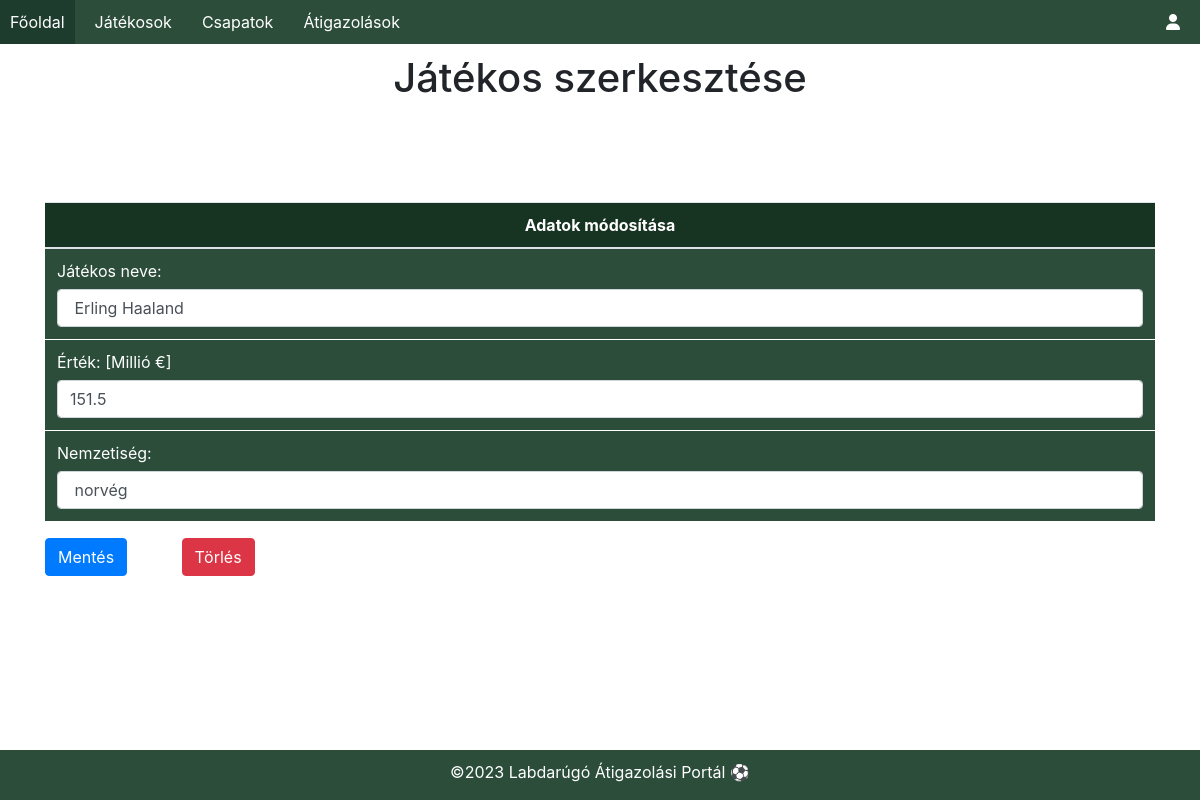
Page /edit_jatekos.php?jatekosid=1 on the committed database.
### tables this page shows
create table jatekos(
    id int primary key auto_increment not NULL,
    nev nvarchar(100),
    ertek float,
    nemzetiseg nvarchar(100)
);

### edit_jatekos.php (the view, shortened to what this page needs)
<?php
$link = getdb();
$jatekosid = (int) $_GET['jatekosid'];
$query = sprintf("SELECT id, nev, ertek, nemzetiseg  FROM jatekos where id = %s", mysqli_real_escape_string($link, $jatekosid))
    or die(mysqli_error($link));
$eredmeny = mysqli_query($link, $query);
$row = mysqli_fetch_array($eredmeny);
?>
<html>
<head>
    <?php include 'head.php' ?>
</head>
<body>
    <div class="container">
        <main>
            <h1>Játékos szerkesztése</h1>
        </main>
        <form method="POST">
            <table class="table">
                <thead>
                    <tr>
                        <th style="text-align:center;">
                            Adatok módosítása
                        </th>
                    </tr>
                </thead>
                <tbody>
                    <tr>
                        <td>
                            <label for="nev">Játékos neve:</label>
                            <input class="form-control" name="nev" id="nev" type="text" value=" <?= $row['nev'] ?>"/>
                        </td>
                    </tr>
                    <tr>
                        <td>
                            <label for="ertek">Érték: [Millió &#8364;]</label>
                            <input class="form-control" name="ertek" id="ertek" type="float"
                                value="<?= $row['ertek'] ?>"/>
                        </td>
                    </tr>
                    <tr>
                        <td>
                            <label for="nemzetiseg">Nemzetiség:</label>
                            <input class="form-control" name="nemzetiseg" id="nemzetiseg" type="text"
                                value=" <?= $row['nemzetiseg'] ?>"/>
                        </td>
                    </tr>
                </tbody>
            </table>
            <input type="submit" class="btn btn-primary" style="margin-right:50px;" name="mentes" id="mentes" value="Mentés"/>
            <input class="btn btn-danger" name="torles" id="torles" type="submit" value="Törlés"/>
        </form>
    </div>
    <footer>
        <p>&#169;2023 Labdarúgó Átigazolási Portál &#9917;</p>
    </footer>
</body>
<html>

### green_style.css (style rules this page uses)
main { text-align: center; margin-top: 10px; margin-bottom: 100px; }
body { display: flex; flex-direction: column; min-height: 100vh; }
.container { flex: 1; padding-bottom: 100px; }
footer { width: 100%; padding-top: 10px; height: 50px; background-color: #2b4d3a; color: #fff; text-align: center; }
.menu { display: flex; justify-content: space-between; align-items: center; background-color: #2b4d3a; color: #fff; }
.menu ul { list-style: none; margin: 0; padding: 0; display: flex; }
.menu li { margin-right: 10px; }
.menu a { display: block; padding: 10px; text-decoration: none; color: #fff; }
.table { border-collapse: collapse; margin-top: 100px; width: 100%; color: #fff; background-color: #2b4d3a; }
.table th, .table td { padding: 12px; text-align: left; border-bottom: 1px solid #fff; }
.table th { background-color: #173423; color: #fff; }

### rows in the picture
jatekos: nev "Erling Haaland", ertek "151.5", nemzetiseg "norvég"
